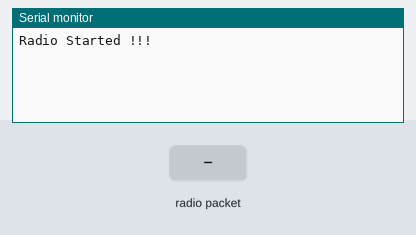
The sketch below on a simulated ESP32. On the bench: the last lines printed to the serial monitor. The inputs (shaded band) are chosen by the test bench. No radio packets arrive unless stated; the camera gives no picture.

Above: at 1.5 s.
1.6 s: radio packet "frame" arrives
At 2.9 s:
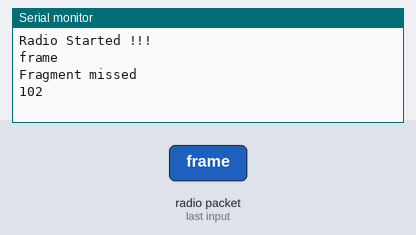
3.2 s: radio packet "ack" arrives
At 4.2 s:
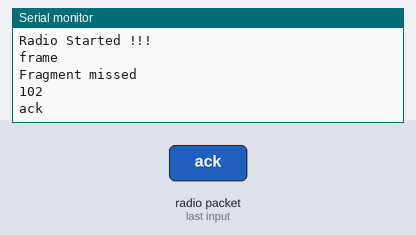
4.7 s: radio packet "F" arrives
At 5.4 s:
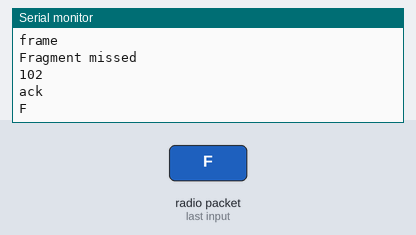
6.2 s: radio packet "L" arrives
At 7.4 s:
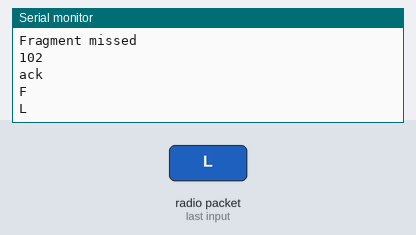
7.7 s: radio packet "M" arrives
At 8.8 s:
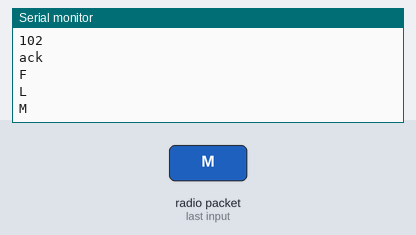
9.2 s: radio packet "N" arrives
At 10.0 s:
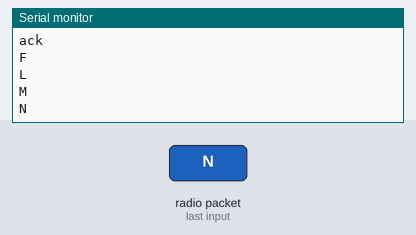

The sketch:

esp32_rf24_ack_live_stream_test.ino
```cpp
#include <SPI.h>
#include <RF24.h>
#include "PacketFragmentModule.h"
#include "camera_frame_data.h"

RF24 radio(2,15);
uint8_t addr1[] = {0,1,2,0,9};
uint8_t addr2[] = {9,0,2,1,0};

String cons_cmd="";
boolean cons_cmd_flg=false;

void setup()
{
  Serial.begin(115200);
  initCam();
  initPacketDividerModule('F',10240,21);
  initRF();
}

void loop()
{
  radioCmd();
}

void initRF()
{
  SPI.begin(14,12,13,15);
  if(radio.begin())
  {
    radio.setDataRate(RF24_2MBPS);
    radio.setAutoAck(false);
    radio.disableAckPayload();
    radio.setRetries(0,0);
    radio.openWritingPipe(addr2);
    radio.openReadingPipe(1, addr1);
    radio.startListening();
    Serial.println("Radio Started !!!");
  }
  else
  {
    Serial.println("Radio couldn't start !!!");
  }
}

void radioCmd()
{
  if(cons_cmd_flg)
  {
    cmd(cons_cmd);
    cons_cmd_flg=false;
  }
  if (radio.available())
  {
    char text[32] = "";
    radio.read(text, sizeof(text));
    Serial.println(String(text));
    cmd(String(text));
  }
  if(!radio.isChipConnected())
  {
    initRF();
  }
}

void cmd(String a)
{
  if(a.equals("frame"))
  {
    if(getFrame()==1)
    {
      long e1=millis();
      radio.stopListening();
       unsigned int flen=frame->len;
       initPacketDivider(flen);
       for(unsigned int i=0;i<flen;i++)
       {
         if(writePacket(frame->buf[i])==1)
         {
           radio.stopListening();
           radio.write(pkt,pkt_len);
           radio.startListening();
           long snp=millis();
           boolean aflg=false;
           while((millis()-snp)<=100)
           {
             if(radio.available())
             {
               char text[32] = "";
               radio.read(text, sizeof(text));
               String str=String(text);
               if(str.equals("ack"))
               {
                 aflg=true;
               }
               else
               {
                 cons_cmd=str;
                 cons_cmd_flg=true;
               }
               snp=0;
             }
           }
           if(!aflg)
           {
            Serial.println("Fragment missed");
            i=flen;
           }
         }
       }
       radio.startListening();
       long e2=millis();
       long e3=e2-e1;
       Serial.println(String(e3));
    }
  }
}
```

PacketFragmentModule.h
```cpp
void initPacketDividerModule(char,int,int);
void initPacketDivider(unsigned int);
void readyPacket();
int writePacket(uint8_t);

typedef struct packetinfo
{
  unsigned int p_cnt;
  unsigned int plen;
  unsigned int tlen;
  uint8_t seq;
  unsigned char pflg;
}
packetinfo;

uint8_t indc;
unsigned int pdiv;
packetinfo *pktinfo;
uint8_t *pkt;
unsigned int pkt_len=0;

unsigned int pfrag_n;
unsigned int pfrag_c;
unsigned int total_plen;
uint8_t pkt_id[4];
unsigned int p_indx;
boolean rdy;

void initPacketDividerModule(char symb,int tl,int fl)
{
  indc=(uint8_t)(symb);
  pdiv=fl;
  pktinfo=(packetinfo*)calloc(((tl/fl)+1),sizeof(packetinfo));
  pkt=(uint8_t*)calloc((fl+11),sizeof(uint8_t));
}

void initPacketDivider(unsigned int a)
{
  rdy=false;
  total_plen=a;
  pfrag_c=-1;
  unsigned long tstamp=millis();
  pkt_id[0]=(uint8_t)(tstamp>>24);
  pkt_id[1]=(uint8_t)(tstamp>>16);
  pkt_id[2]=(uint8_t)(tstamp>>8);
  pkt_id[3]=(uint8_t)(tstamp);
  if(a>=pdiv)
  {
    float temp_len=a;
    pfrag_n=ceil(temp_len/pdiv);
    for(unsigned int i=0;i<pfrag_n;i++)
    {
      pktinfo[i].seq=(uint8_t)(i);
      pktinfo[i].p_cnt=0;
      if(i==0)
      {
        pktinfo[i].plen=pdiv;
        pktinfo[i].tlen=pktinfo[i].plen+7+4;
        pktinfo[i].pflg='F';
      }
      else if(i==pfrag_n-1)
      {
        pktinfo[i].plen=(a%pdiv);
        pktinfo[i].tlen=pktinfo[i].plen+5+4;
        pktinfo[i].pflg='L';
      }
      else
      {
        pktinfo[i].plen=pdiv;
        pktinfo[i].tlen=pktinfo[i].plen+5+4;
        pktinfo[i].pflg='M';
      }
    }
  }
  else
  {
    Serial.println("test");
    pfrag_n=1;
    pktinfo[0].p_cnt=0;
    pktinfo[0].seq=(uint8_t)(0);
    pktinfo[0].plen=a;
    pktinfo[0].tlen=pktinfo[0].plen+4;
    pktinfo[0].pflg='N';
  }
  readyPacket();
}

void readyPacket()
{
   pfrag_c++;
   p_indx=0;
   pkt[0]=indc;
   if(pktinfo[pfrag_c].pflg=='F')
   {
      pkt[1]=(uint8_t)('F');
      pkt[2]=pkt_id[0];
      pkt[3]=pkt_id[1];
      pkt[4]=pkt_id[2];
      pkt[5]=pkt_id[3];
      pkt[6]=pktinfo[pfrag_c].seq;
      pkt[7]=(uint8_t)(total_plen/256);
      pkt[8]=(uint8_t)(total_plen%256);
      pkt[9]=(uint8_t)(pktinfo[pfrag_c].plen/256);
      pkt[10]=(uint8_t)(pktinfo[pfrag_c].plen%256);
      p_indx=11;
   }
   else if(pktinfo[pfrag_c].pflg=='L')
   {
      pkt[1]=(uint8_t)('L');
      pkt[2]=pkt_id[0];
      pkt[3]=pkt_id[1];
      pkt[4]=pkt_id[2];
      pkt[5]=pkt_id[3];
      pkt[6]=pktinfo[pfrag_c].seq;
      pkt[7]=(uint8_t)(pktinfo[pfrag_c].plen/256);
      pkt[8]=(uint8_t)(pktinfo[pfrag_c].plen%256);
      p_indx=9;
   }
   else if(pktinfo[pfrag_c].pflg=='M')
   {
      pkt[1]=(uint8_t)('M');
      pkt[2]=pkt_id[0];
      pkt[3]=pkt_id[1];
      pkt[4]=pkt_id[2];
      pkt[5]=pkt_id[3];
      pkt[6]=pktinfo[pfrag_c].seq;
      pkt[7]=(uint8_t)(pktinfo[pfrag_c].plen/256);
      pkt[8]=(uint8_t)(pktinfo[pfrag_c].plen%256);
      p_indx=9;
   }
   else if(pktinfo[pfrag_c].pflg=='N')
   {
      pkt[1]=(uint8_t)('N');
      pkt[2]=(uint8_t)(pktinfo[pfrag_c].plen/256);
      pkt[3]=(uint8_t)(pktinfo[pfrag_c].plen%256);
      p_indx=4;
   }
}

int writePacket(uint8_t a)
{
  if(pfrag_c>=pfrag_n)
  {
    return -1;
  }
  if(rdy)
  {
    readyPacket();
    rdy=false;
  }
  pkt[p_indx++]=a;
  pktinfo[pfrag_c].p_cnt++;
  if(pktinfo[pfrag_c].p_cnt==pktinfo[pfrag_c].plen)
  {
    pkt_len=pktinfo[pfrag_c].tlen;
    if(pfrag_c!=pfrag_n-1)
    {
      rdy=true;
    }
    return 1;
  }
  return 0;
}
```

camera_frame_data.h
```cpp
#include <esp_camera.h>
#define CAMERA_MODEL_AI_THINKER
#include "camera_pins.h"

void initCam();
int getFrame();

void initCameracam_confuration();

static camera_config_t cam_conf;
boolean cam_start=false;
camera_fb_t *frame;
uint8_t frame_flg='E';

void initCam()
{
  initCameracam_confuration();
  if(esp_camera_init(&cam_conf)==ESP_OK)
  {
    sensor_t *sensor_conf = esp_camera_sensor_get();
    sensor_conf->set_hmirror(sensor_conf,1);
    cam_start=true;
  }
  else
  {
    cam_start=false;
  }
}

int getFrame()
{
  frame_flg='E';
  if(cam_start)
  {
    frame=esp_camera_fb_get();
    if(frame)
    {
      frame_flg='F';
    }
  }
  return (frame_flg=='F')?1:0;
}

void initCameracam_confuration()
{
  cam_conf.pin_pwdn = PWDN_GPIO_NUM;
  cam_conf.pin_reset = RESET_GPIO_NUM;
  cam_conf.pin_xclk = XCLK_GPIO_NUM;
  cam_conf.pin_sscb_sda = SIOD_GPIO_NUM;
  cam_conf.pin_sscb_scl = SIOC_GPIO_NUM;

  cam_conf.pin_d7 = Y9_GPIO_NUM;
  cam_conf.pin_d6 = Y8_GPIO_NUM;
  cam_conf.pin_d6 = Y8_GPIO_NUM;
  cam_conf.pin_d5 = Y7_GPIO_NUM;
  cam_conf.pin_d4 = Y6_GPIO_NUM;
  cam_conf.pin_d3 = Y5_GPIO_NUM;
  cam_conf.pin_d2 = Y4_GPIO_NUM;
  cam_conf.pin_d1 = Y3_GPIO_NUM;
  cam_conf.pin_d0 = Y2_GPIO_NUM;
  cam_conf.pin_vsync = VSYNC_GPIO_NUM;
  cam_conf.pin_href = HREF_GPIO_NUM;
  cam_conf.pin_pclk = PCLK_GPIO_NUM;

  cam_conf.ledc_channel = LEDC_CHANNEL_0;
  cam_conf.ledc_timer = LEDC_TIMER_0;
  cam_conf.xclk_freq_hz = 20000000;
  cam_conf.pixel_format = PIXFORMAT_JPEG;

  cam_conf.frame_size = FRAMESIZE_QQVGA;
  cam_conf.jpeg_quality = 10;
  cam_conf.fb_count = 1;
}
```

camera_pins.h
```cpp
#if defined(CAMERA_MODEL_WROVER_KIT)
#define PWDN_GPIO_NUM    -1
#define RESET_GPIO_NUM   -1
#define XCLK_GPIO_NUM    21
#define SIOD_GPIO_NUM    26
#define SIOC_GPIO_NUM    27

#define Y9_GPIO_NUM      35
#define Y8_GPIO_NUM      34
#define Y7_GPIO_NUM      39
#define Y6_GPIO_NUM      36
#define Y5_GPIO_NUM      19
#define Y4_GPIO_NUM      18
#define Y3_GPIO_NUM       5
#define Y2_GPIO_NUM       4
#define VSYNC_GPIO_NUM   25
#define HREF_GPIO_NUM    23
#define PCLK_GPIO_NUM    22

#elif defined(CAMERA_MODEL_ESP_EYE)
#define PWDN_GPIO_NUM    -1
#define RESET_GPIO_NUM   -1
#define XCLK_GPIO_NUM    4
#define SIOD_GPIO_NUM    18
#define SIOC_GPIO_NUM    23

#define Y9_GPIO_NUM      36
#define Y8_GPIO_NUM      37
#define Y7_GPIO_NUM      38
#define Y6_GPIO_NUM      39
#define Y5_GPIO_NUM      35
#define Y4_GPIO_NUM      14
#define Y3_GPIO_NUM      13
#define Y2_GPIO_NUM      34
#define VSYNC_GPIO_NUM   5
#define HREF_GPIO_NUM    27
#define PCLK_GPIO_NUM    25

#elif defined(CAMERA_MODEL_M5STACK_PSRAM)
#define PWDN_GPIO_NUM     -1
#define RESET_GPIO_NUM    15
#define XCLK_GPIO_NUM     27
#define SIOD_GPIO_NUM     25
#define SIOC_GPIO_NUM     23

#define Y9_GPIO_NUM       19
#define Y8_GPIO_NUM       36
#define Y7_GPIO_NUM       18
#define Y6_GPIO_NUM       39
#define Y5_GPIO_NUM        5
#define Y4_GPIO_NUM       34
#define Y3_GPIO_NUM       35
#define Y2_GPIO_NUM       32
#define VSYNC_GPIO_NUM    22
#define HREF_GPIO_NUM     26
#define PCLK_GPIO_NUM     21

#elif defined(CAMERA_MODEL_M5STACK_WIDE)
#define PWDN_GPIO_NUM     -1
#define RESET_GPIO_NUM    15
#define XCLK_GPIO_NUM     27
#define SIOD_GPIO_NUM     22
#define SIOC_GPIO_NUM     23

#define Y9_GPIO_NUM       19
#define Y8_GPIO_NUM       36
#define Y7_GPIO_NUM       18
#define Y6_GPIO_NUM       39
#define Y5_GPIO_NUM        5
#define Y4_GPIO_NUM       34
#define Y3_GPIO_NUM       35
#define Y2_GPIO_NUM       32
#define VSYNC_GPIO_NUM    25
#define HREF_GPIO_NUM     26
#define PCLK_GPIO_NUM     21

#elif defined(CAMERA_MODEL_AI_THINKER)
#define PWDN_GPIO_NUM     32
#define RESET_GPIO_NUM    -1
#define XCLK_GPIO_NUM      0
#define SIOD_GPIO_NUM     26
#define SIOC_GPIO_NUM     27

#define Y9_GPIO_NUM       35
#define Y8_GPIO_NUM       34
#define Y7_GPIO_NUM       39
#define Y6_GPIO_NUM       36
#define Y5_GPIO_NUM       21
#define Y4_GPIO_NUM       19
#define Y3_GPIO_NUM       18
#define Y2_GPIO_NUM        5
#define VSYNC_GPIO_NUM    25
#define HREF_GPIO_NUM     23
#define PCLK_GPIO_NUM     22

#else
#error "Camera model not selected"
#endif
```

Measured:
- after the input at 1.6 s, the serial monitor: prints a new line at once (image 1)
- after the input at 3.2 s, the serial monitor: prints a new line at once (image 2)
- after the input at 4.7 s, the serial monitor: prints a new line at once (image 3)
- after the input at 6.2 s, the serial monitor: prints a new line at once (image 4)
- after the input at 7.7 s, the serial monitor: prints a new line at once (image 5)
- after the input at 9.2 s, the serial monitor: prints a new line at once (image 6)
